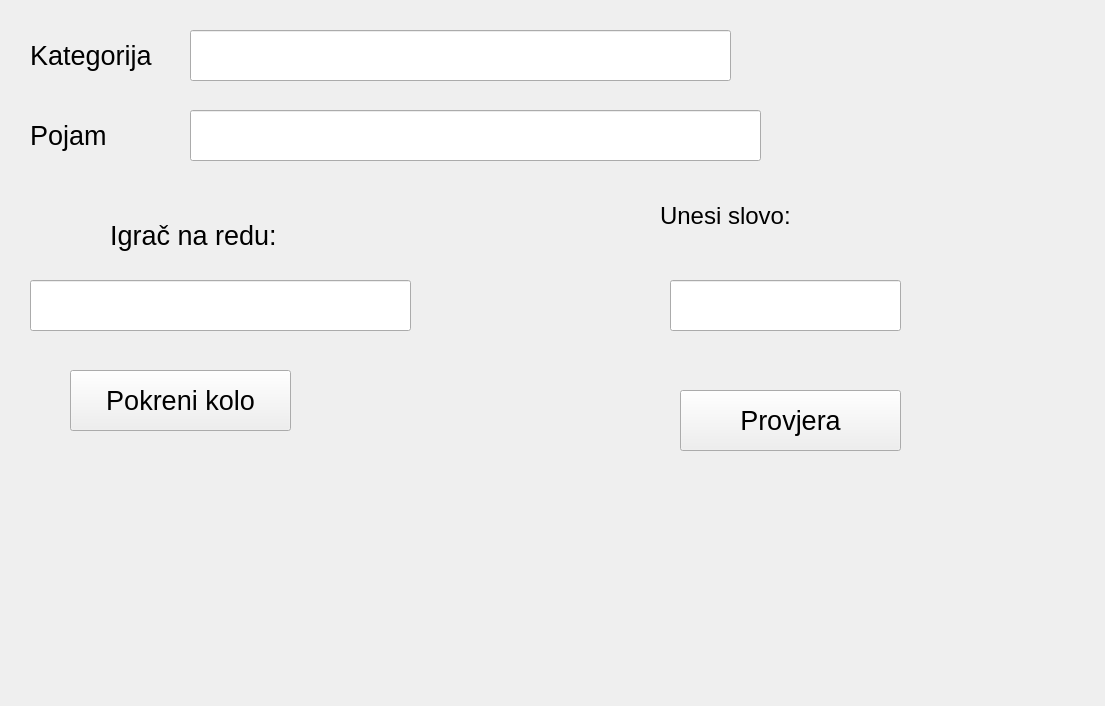
<?xml version="1.0" encoding="UTF-8"?>
<ui version="4.0">
 <class>Form</class>
 <widget class="QWidget" name="Form">
  <property name="geometry">
   <rect>
    <x>0</x>
    <y>0</y>
    <width>1105</width>
    <height>706</height>
   </rect>
  </property>
  <property name="windowTitle">
   <string>Form</string>
  </property>
  <widget class="QLabel" name="label">
   <property name="geometry">
    <rect>
     <x>30</x>
     <y>30</y>
     <width>141</width>
     <height>51</height>
    </rect>
   </property>
   <property name="font">
    <font>
     <pointsize>20</pointsize>
    </font>
   </property>
   <property name="text">
    <string>Kategorija</string>
   </property>
  </widget>
  <widget class="QLineEdit" name="kategorijaEdit">
   <property name="geometry">
    <rect>
     <x>190</x>
     <y>30</y>
     <width>541</width>
     <height>51</height>
    </rect>
   </property>
   <property name="font">
    <font>
     <pointsize>20</pointsize>
    </font>
   </property>
   <property name="readOnly">
    <bool>true</bool>
   </property>
  </widget>
  <widget class="QPushButton" name="provjeraGumb">
   <property name="geometry">
    <rect>
     <x>680</x>
     <y>390</y>
     <width>221</width>
     <height>61</height>
    </rect>
   </property>
   <property name="font">
    <font>
     <pointsize>20</pointsize>
    </font>
   </property>
   <property name="autoFillBackground">
    <bool>false</bool>
   </property>
   <property name="text">
    <string>Provjera</string>
   </property>
  </widget>
  <widget class="QLabel" name="label_2">
   <property name="geometry">
    <rect>
     <x>660</x>
     <y>180</y>
     <width>201</width>
     <height>71</height>
    </rect>
   </property>
   <property name="font">
    <font>
     <pointsize>18</pointsize>
    </font>
   </property>
   <property name="text">
    <string>Unesi slovo:</string>
   </property>
  </widget>
  <widget class="QLabel" name="label_3">
   <property name="geometry">
    <rect>
     <x>30</x>
     <y>110</y>
     <width>141</width>
     <height>51</height>
    </rect>
   </property>
   <property name="font">
    <font>
     <pointsize>20</pointsize>
    </font>
   </property>
   <property name="text">
    <string>Pojam</string>
   </property>
  </widget>
  <widget class="QLineEdit" name="trazenaRijecText">
   <property name="geometry">
    <rect>
     <x>190</x>
     <y>110</y>
     <width>571</width>
     <height>51</height>
    </rect>
   </property>
   <property name="font">
    <font>
     <pointsize>20</pointsize>
    </font>
   </property>
   <property name="readOnly">
    <bool>true</bool>
   </property>
  </widget>
  <widget class="QLineEdit" name="unosSlovaText">
   <property name="geometry">
    <rect>
     <x>670</x>
     <y>280</y>
     <width>231</width>
     <height>51</height>
    </rect>
   </property>
   <property name="font">
    <font>
     <pointsize>20</pointsize>
    </font>
   </property>
   <property name="readOnly">
    <bool>false</bool>
   </property>
  </widget>
  <widget class="QLabel" name="label_4">
   <property name="geometry">
    <rect>
     <x>110</x>
     <y>210</y>
     <width>211</width>
     <height>51</height>
    </rect>
   </property>
   <property name="font">
    <font>
     <pointsize>20</pointsize>
    </font>
   </property>
   <property name="text">
    <string>Igrač na redu:</string>
   </property>
  </widget>
  <widget class="QLineEdit" name="igracNaReduText">
   <property name="geometry">
    <rect>
     <x>30</x>
     <y>280</y>
     <width>381</width>
     <height>51</height>
    </rect>
   </property>
   <property name="font">
    <font>
     <pointsize>20</pointsize>
    </font>
   </property>
   <property name="readOnly">
    <bool>true</bool>
   </property>
  </widget>
  <widget class="QPushButton" name="zavrtiKoloGumb">
   <property name="geometry">
    <rect>
     <x>70</x>
     <y>370</y>
     <width>221</width>
     <height>61</height>
    </rect>
   </property>
   <property name="font">
    <font>
     <pointsize>20</pointsize>
    </font>
   </property>
   <property name="autoFillBackground">
    <bool>false</bool>
   </property>
   <property name="text">
    <string>Pokreni kolo</string>
   </property>
  </widget>
 </widget>
 <resources/>
 <connections/>
</ui>
